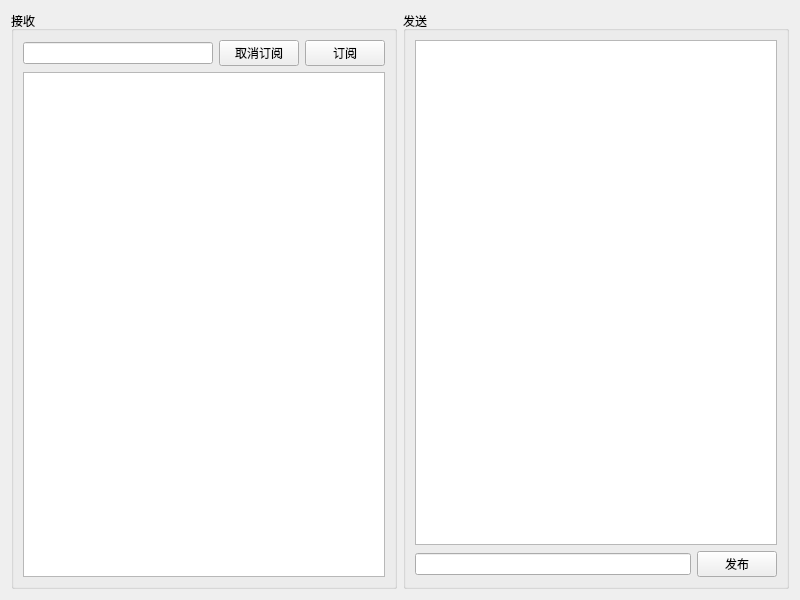
<?xml version="1.0" encoding="UTF-8"?>
<ui version="4.0">
 <class>Widget</class>
 <widget class="QWidget" name="Widget">
  <property name="geometry">
   <rect>
    <x>0</x>
    <y>0</y>
    <width>800</width>
    <height>600</height>
   </rect>
  </property>
  <property name="windowTitle">
   <string>Widget</string>
  </property>
  <layout class="QVBoxLayout" name="verticalLayout_3">
   <item>
    <layout class="QHBoxLayout" name="horizontalLayout_4">
     <item>
      <widget class="QGroupBox" name="groupBox">
       <property name="title">
        <string>接收</string>
       </property>
       <layout class="QVBoxLayout" name="verticalLayout">
        <item>
         <layout class="QHBoxLayout" name="horizontalLayout_2">
          <item>
           <widget class="QLineEdit" name="lineEdit_subTopic"/>
          </item>
          <item>
           <widget class="QPushButton" name="pushButton_unsub">
            <property name="text">
             <string>取消订阅</string>
            </property>
           </widget>
          </item>
          <item>
           <widget class="QPushButton" name="pushButton_sub">
            <property name="text">
             <string>订阅</string>
            </property>
           </widget>
          </item>
         </layout>
        </item>
        <item>
         <widget class="QTextEdit" name="textEdit_sub"/>
        </item>
       </layout>
      </widget>
     </item>
     <item>
      <widget class="QGroupBox" name="groupBox_2">
       <property name="title">
        <string>发送</string>
       </property>
       <layout class="QVBoxLayout" name="verticalLayout_2">
        <item>
         <widget class="QTextEdit" name="textEdit_pub"/>
        </item>
        <item>
         <layout class="QHBoxLayout" name="horizontalLayout_3">
          <item>
           <widget class="QLineEdit" name="lineEdit_pub"/>
          </item>
          <item>
           <widget class="QPushButton" name="pushButton_pub">
            <property name="text">
             <string>发布</string>
            </property>
           </widget>
          </item>
         </layout>
        </item>
       </layout>
      </widget>
     </item>
    </layout>
   </item>
  </layout>
 </widget>
 <resources/>
 <connections/>
</ui>
